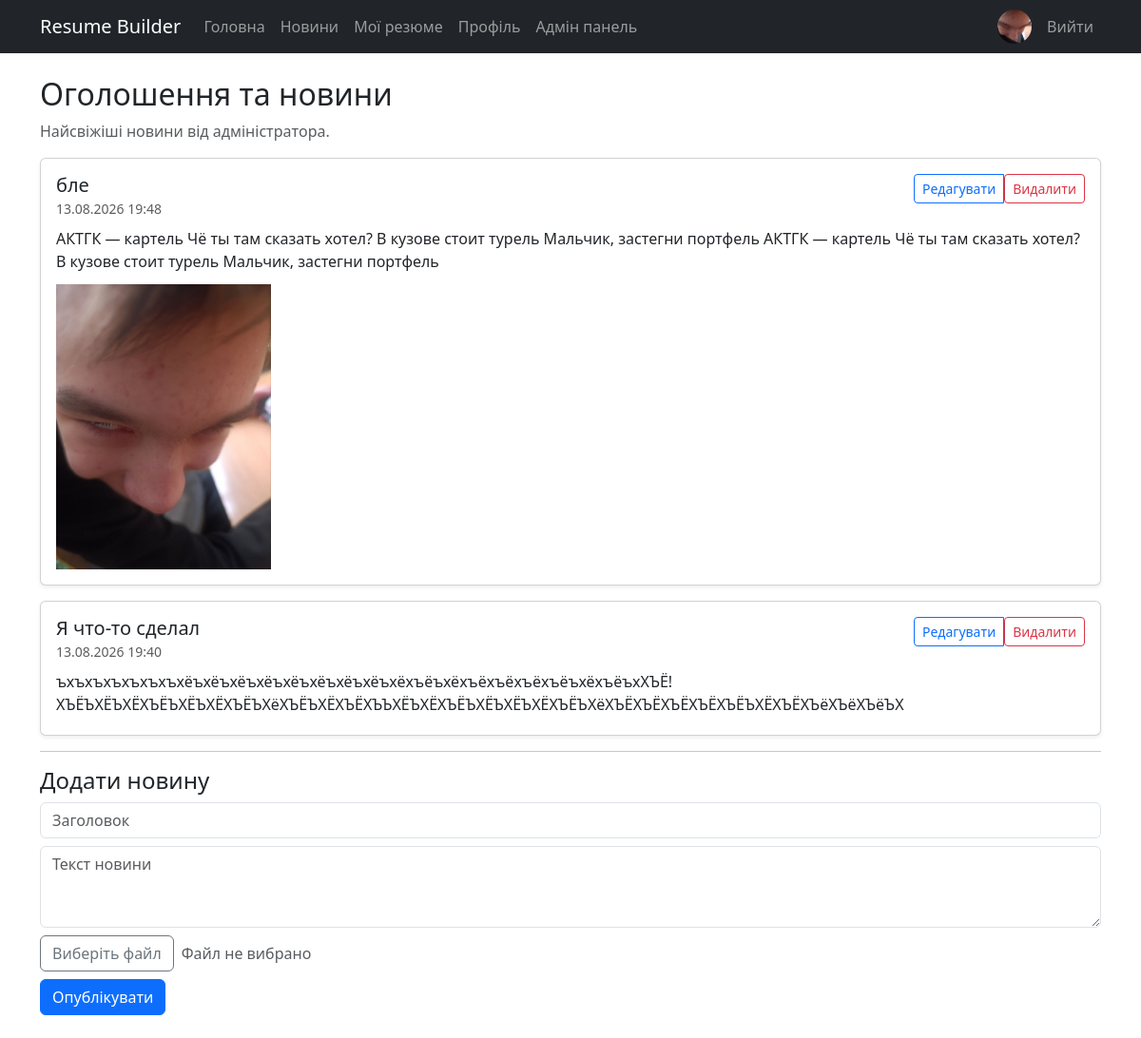
The app's page /news/ (signed in) with its own data.
### builder/models.py (models this page shows, shortened)
class Profile(models.Model):
    user = models.OneToOneField(User, on_delete=models.CASCADE, related_name='profile')
    full_name = models.CharField(max_length=200)
    title = models.CharField(max_length=200, blank=True)
    email = models.EmailField(blank=True)
    phone = models.CharField(max_length=50, blank=True)
    location = models.CharField(max_length=200, blank=True)
    bio = models.TextField(blank=True)
    photo = models.ImageField(upload_to='profiles/', blank=True, null=True)
    last_seen = models.DateTimeField(null=True, blank=True)

class NewsItem(models.Model):
    title = models.CharField(max_length=200)
    content = models.TextField()
    image = models.ImageField(upload_to='news/', blank=True, null=True)
    author = models.ForeignKey(User, on_delete=models.SET_NULL, null=True, blank=True, related_name='news_items')
    created_at = models.DateTimeField(default=timezone.now)

### builder/views.py (the view)
# urls.py: path('news/', views.news_list, name='news_list'),
def news_list(request):
    items = NewsItem.objects.order_by('-created_at')
    form = None
    if request.user.is_authenticated and request.user.is_superuser:
        form = NewsForm()
    return render(request, 'news.html', {'items': items, 'form': form})

### builder/forms.py
class NewsForm(forms.ModelForm):
    image = forms.ImageField(required=False)
    class Meta:
        model = NewsItem
        fields = ('title', 'content', 'image')

### builder/context_processors.py (called while the page is built)
def user_profile(request):
    if request.user.is_authenticated:
        profile = Profile.objects.filter(user=request.user).first()
        return {'user_profile': profile}
    return {'user_profile': None}

### templates/news.html (shortened to what this page needs)
{% extends 'base.html' %}
{% block content %}
<h2>Оголошення та новини</h2>
<p class="text-muted">Найсвіжіші новини від адміністратора.</p>
<div id="news-container">
    <div id="news-feed">
        {% for item in items %}
        <div class="card shadow-sm mb-3 news-item" data-id="{{ item.pk }}">
            <div class="card-body">
                <div class="d-flex justify-content-between align-items-start mb-2">
                    <div>
                        <h5 class="card-title mb-0">{{ item.title }}</h5>
                        <small class="text-muted">{{ item.created_at|date:"d.m.Y H:i" }}</small>
                    </div>
                    {% if request.user.is_authenticated and request.user.is_superuser %}
                    <div class="btn-group">
                        <a href="{% url 'edit_news' item.pk %}" class="btn btn-sm btn-outline-primary">Редагувати</a>
                        <form method="post" action="{% url 'delete_news' item.pk %}" style="display:inline" onsubmit="return confirm('Ви впевнені, що хочете видалити цю новину?');">{% csrf_token %}<button class="btn btn-sm btn-outline-danger" type="submit">Видалити</button></form>
                    </div>
                    {% endif %}
                </div>
                <p class="card-text mb-1">{{ item.content }}</p>
                {% if item.image %}
                <div><img src="{{ item.image.url }}" alt="img" class="img-fluid mt-2" style="max-height:300px;"></div>
                {% endif %}
            </div>
        </div>
        {% empty %}
        <div class="alert alert-secondary">Новин поки немає.</div>
        {% endfor %}
    </div>
    {% if form %}
    <hr>
    <h4>Додати новину</h4>
    <form method="post" action="{% url 'create_news' %}" enctype="multipart/form-data" id="news-form">
        <div class="mb-2">
            <input class="form-control" name="title" placeholder="Заголовок" required>
        </div>
        <div class="mb-2">
            <textarea class="form-control" name="content" rows="3" placeholder="Текст новини" required></textarea>
        </div>
        <div class="mb-2">
            <div class="d-flex align-items-center">
                <button type="button" class="btn btn-outline-secondary me-2" id="news-image-btn">Виберіть файл</button>
                <span id="news-image-filename" class="text-muted">Файл не вибрано</span>
            </div>
        </div>
        <button class="btn btn-primary" type="submit">Опублікувати</button>
    </form>
    {% endif %}
</div>
{% endblock %}

### templates/base.html (shortened to what this page needs)
<!DOCTYPE html>
<html lang="uk">
<head>
    <link rel="stylesheet" href="https://cdn.jsdelivr.net/npm/bootstrap@5.3.3/dist/css/bootstrap.min.css">
</head>
<body>
<nav class="navbar navbar-expand-lg navbar-dark bg-dark">
    <div class="container">
        <a class="navbar-brand" href="{% url 'home' %}">Resume Builder</a>
        <div class="collapse navbar-collapse">
            <ul class="navbar-nav me-auto">
                <li class="nav-item"><a class="nav-link" href="{% url 'home' %}">Головна</a></li>
                <li class="nav-item"><a class="nav-link" href="{% url 'news_list' %}">Новини</a></li>
                {% if user.is_authenticated %}
                <li class="nav-item"><a class="nav-link" href="{% url 'resume_list' %}">Мої резюме</a></li>
                <li class="nav-item"><a class="nav-link" href="{% url 'profile_list' %}">Профіль</a></li>
                {% if user.is_superuser %}
                <li class="nav-item"><a class="nav-link" href="{% url 'custom_admin_dashboard' %}">Адмін панель</a></li>
                {% endif %}
                {% endif %}
            </ul>
            <ul class="navbar-nav align-items-center">
                {% if user.is_authenticated %}
                <li class="nav-item me-2">
                    <a class="nav-link p-0" href="{% url 'profile_list' %}">
                        {% if user_profile and user_profile.photo %}
                        <img src="{{ user_profile.photo.url }}" alt="avatar" class="rounded-circle" style="width:36px;height:36px;object-fit:cover;">
                        {% else %}
                        <div class="rounded-circle bg-secondary text-white d-flex align-items-center justify-content-center" style="width:36px;height:36px;font-weight:600;">{{ user.username|slice:":1"|upper }}</div>
                        {% endif %}
                    </a>
                </li>
                <li class="nav-item"><a class="nav-link" href="{% url 'logout' %}">Вийти</a></li>
                {% else %}
                <li class="nav-item"><a class="nav-link" href="{% url 'login' %}">Увійти</a></li>
                <li class="nav-item"><a class="nav-link" href="{% url 'register' %}">Реєстрація</a></li>
                {% endif %}
            </ul>
        </div>
    </div>
</nav>
<div class="container py-4">
    {% block content %}{% endblock %}
</div>
</body>
</html>

### records on screen
Profile: photo (picture)
NewsItem: title "бле", created_at "13.08.2026 19:48", content "АКТГК — картель Чё ты там сказать хотел? В кузове стоит турель Мальчик, застегни портфель АКТГК — картель Чё ты там сказать хотел? В кузове стоит турель Мальчик, застегни портфель", image (picture)
NewsItem: title "Я что-то сделал", created_at "13.08.2026 19:40", content "ъхъхъхъхъхъхъхёъхёъхёъхёъхёъхёъхёъхёъхёхъёъхёхъёхъёхъёхъёъхёхъёъхХЪЁ!ХЪЁЪХЁЪХЁХЪЁЪХЁЪХЁХЪЁЪХёХЪЁЪХЁХЪЁХЪЪХЁЪХЁХЪЁЪХЁЪХЁЪХЁХЪЁЪХёХЪЁХЪЁХЪЁХЪЁХЪЁЪХЁХЪЁХЪёХЪёХЪёЪХ"
